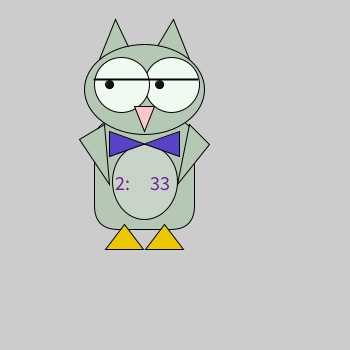
Frame 1 (no input)
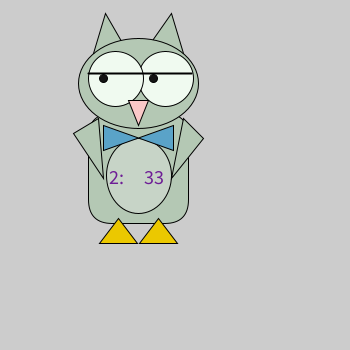
Frame 60 (the mouse pressed at the canvas centre just before this capture)
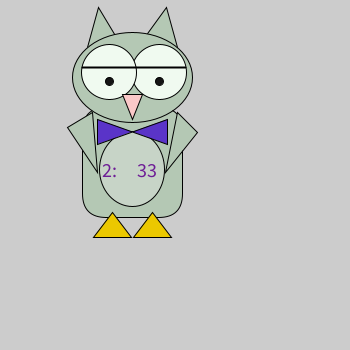
Frame 120 (the mouse held since frame 60 and released just before this capture)

The Processing sketch that drew these frames (run headless with seeded random() and noise(); from frame 60 on, the mouse is pressed at the canvas centre):

// Processing sketch: processing_87755
// ── processing_87755.pde

int myX;
int myY;

float xx;
float yy;

void setup()
{
  size(350,350);
}

void draw() {
  background(204);
  
 
int s = second (); //Values from 00-59
int m = minute();  // Values from 00 - 59
int h = hour();    // Values from 00 - 23


  

size(350, 350);
fill(180, 200, 180);
myX=mouseX;
myY=mouseY;


pushMatrix();

xx=xx+(0.5-noise(frameCount/300));
yy=yy+(0.5-noise(frameCount/300));
translate(xx,yy);

rect(95, 120, 100, 110, 24);//body(xytopleft,width,height,edges)
triangle(s+160, 20, 190, 60, 150, 60);//R-Ear
triangle(130-s, 20, 135, 60, 100, 60);//L-Ear
triangle(105, 125, 80, 140, 110, 185);//LWing
triangle(190, 125, 210, 145, 178, 185);//RWing
ellipse(145, 90, 120, 90);//this is the head
fill(230, 230, 230, 100);//belly color
ellipse(145, 182, 65, 75);//belly
fill(240, 250, 240);//eyes
ellipse(172, 85, 55, 55);//R eye
ellipse(122, 85, 55, 55);//L eye
strokeWeight(2);
line(95, 80, 198, 80);//line-eyes
strokeWeight(1);
fill(20, 20, 20);//pupils
ellipse(myX/14+160, myY/18+85, 8, 8);//R pupil
ellipse(myX/14+110, myY/18+85, 8, 8);//L pupil
fill(250, 200, 200);//mouth color
triangle(145, 132, 155, 107, 135, 107);//mouth
fill(235, 200, 0);//feet color
triangle(125, 225, 144, 250, 106, 250);//Lfoot
triangle(165, 225, 184, 250, 146, 250);//Rfoot


textSize(20);
fill(110, 30, 150);
text(h+":", 115, 190); 
text(m, 150, 190);


// bowtie
float x=random(255);
fill(90, random(255), 200);//bowtie
translate(145,142);
quad(-35, 15, -35, -10, 35, 15, 35, -10);





popMatrix(); 


}
